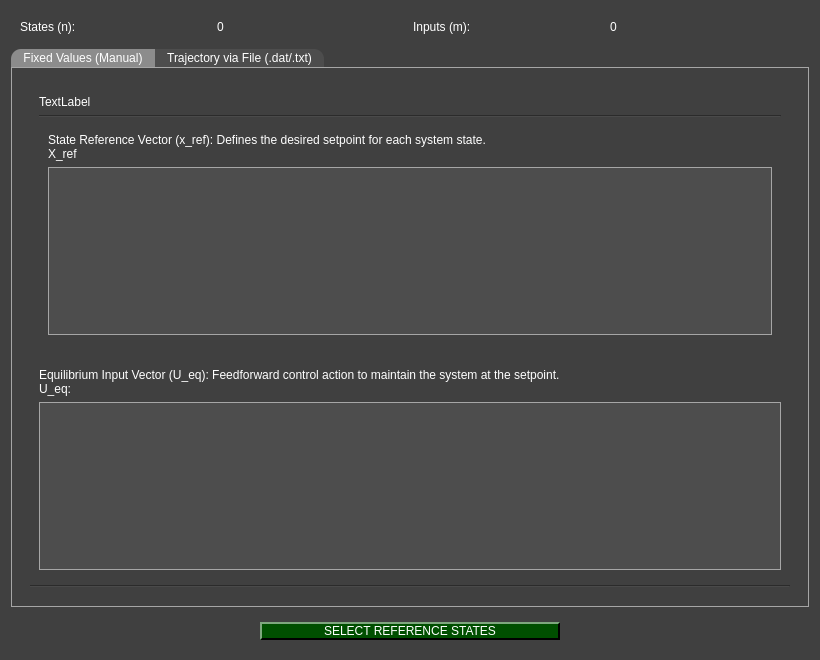
<?xml version="1.0" encoding="UTF-8"?>
<ui version="4.0">
 <class>Select_LQR_References</class>
 <widget class="QWidget" name="Select_LQR_References">
  <property name="geometry">
   <rect>
    <x>0</x>
    <y>0</y>
    <width>820</width>
    <height>660</height>
   </rect>
  </property>
  <property name="windowTitle">
   <string>Select LQR References</string>
  </property>
  <property name="styleSheet">
   <string notr="true">QWidget{
	background-color: rgb(64, 64, 64);
}

QTabWidget::pane { 
   border: 1px solid rgb(166, 166, 166);
}

QTabBar::tab {
  	background-color: rgb(77, 77, 77);
 }

 QTabBar::tab:selected {
  	background-color: rgb(140, 140, 140);
	padding-top: 2px;
	padding-bottom: 2px;
	padding-left: 12px;
	padding-right: 12px;
 }

 QTabBar::tab:selected:hover {
  	background-color: rgb(140, 140, 140);
	padding-top: 2px;
	padding-bottom: 2px;
	padding-left: 12px;
	padding-right: 12px;
 }

 QTabBar::tab:hover {
  	background-color: rgb(109, 109, 109);
	padding-top: 2px;
	padding-bottom: 2px;
	padding-left: 12px;
	padding-right: 12px;
 }

 QTabBar::tab:middle {
	border-right: 1px dashed rgb(166, 166, 166);
	border-left: 1px dashed rgb(166, 166, 166);
	padding-top: 2px;
	padding-bottom: 2px;
	padding-left: 12px;
	padding-right: 12px;
 }

 QTabBar::tab:last {
	border-top-right-radius: 10px;
	padding-top: 2px;
	padding-bottom: 2px;
	padding-left: 12px;
	padding-right: 12px;
 }

 QTabBar::tab:first {
	border-top-left-radius: 10px;
	padding-top: 2px;
	padding-bottom: 2px;
	padding-left: 12px;
	padding-right: 12px;
 }


QComboBox QAbstractItemView {
    background-color: rgb(77, 77, 77);
}

QComboBox QAbstractItemView::item:focus{
    background-color: rgb(140, 140, 140);
}

QDoubleSpinBox{
	background-color: rgb(77, 77, 77);
	
	border-top: 1.5px solid rgb(46, 46, 46);
	border-left: 1.5px solid rgb(46, 46, 46);

	border-bottom: 1.5px solid rgb(166, 166, 166);
	border-right: 1.5px solid rgb(166, 166, 166);
}

QDoubleSpinBox::up-button{
    image: url(:/imgs/drop_up_arrow.png);
	width: 11px;

	background-color: rgb(0, 79, 0);
	border-top: 1.5px solid rgb(127, 167, 127);
	border-left: 1.5px solid rgb(127, 167, 127);

	border-bottom: 1.5px solid rgb(0, 0, 0);
	border-right: 1.5px solid rgb(0, 0, 0);
}

QDoubleSpinBox::up-button:pressed{
	border: 2px solid rgb(255, 255, 255);
}

QDoubleSpinBox::up-button:hover{
	background-color: rgb(0, 50, 0);
}

QDoubleSpinBox::down-button{
    image: url(:/imgs/drop_down_arrow.png);
	width: 11px;

	background-color: rgb(0, 79, 0);
	border-top: 1.5px solid rgb(127, 167, 127);
	border-left: 1.5px solid rgb(127, 167, 127);

	border-bottom: 1.5px solid rgb(0, 0, 0);
	border-right: 1.5px solid rgb(0, 0, 0);
}

QDoubleSpinBox::down-button:pressed{
	border: 2px solid rgb(255, 255, 255);
}

QDoubleSpinBox::down-button:hover{
	background-color: rgb(0, 50, 0);
}

QWidget#centralwidget{
	background-color: rgb(64, 64, 64);
}

QWidget{
	color: rgb(255, 255, 255);
}

QComboBox{
	background-color: rgb(77, 77, 77);
	
	border-top: 1.5px solid rgb(46, 46, 46);
	border-left: 1.5px solid rgb(46, 46, 46);

	border-bottom: 1.5px solid rgb(166, 166, 166);
	border-right: 1.5px solid rgb(166, 166, 166);
}


QComboBox::drop-down{
	image: url(:/imgs/imgs/drop_down_arrow.png);
	width: 11px;

	background-color: rgb(0, 79, 0);
	border-top: 2px solid rgb(127, 167, 127);
	border-left: 2px solid rgb(127, 167, 127);

	border-bottom: 2px solid rgb(0, 0, 0);
	border-right: 2px solid rgb(0, 0, 0);
}

QComboBox::drop-down:hover{
	background-color: rgb(0, 50, 0);
}

QComboBox::drop-down:pressed{
	border: 2px solid rgb(255, 255, 255);
}

QPushButton{
	background-color: rgb(0, 79, 0);

	border-top: 1.5px solid rgb(127, 167, 127);
	border-left: 1.5px solid rgb(127, 167, 127);

	border-bottom: 1.5px solid rgb(0, 0, 0);
	border-right: 1.5px solid rgb(0, 0, 0);

	
	font: 12pt &quot;Helvetica&quot;;
	text-align:center;
}

QWidget{
	font: 12pt &quot;Helvetica&quot;;
}

QPushButton:hover{
	background-color: rgb(0, 50, 0);
}

QPushButton:pressed{
	border: 2px solid rgb(255, 255, 255);
}

QLineEdit{
	background-color: rgb(77, 77, 77);
	border-top: 1.5px solid rgb(46, 46, 46);
	border-left: 1.5px solid rgb(46, 46, 46);

	border-bottom: 1.5px solid rgb(166, 166, 166);
	border-right: 1.5px solid rgb(166, 166, 166);
}

QRadioButton::indicator{
	border-radius: 6px;
	border-top: 1.5px solid rgb(0, 0, 0);
	border-left: 1.5px solid rgb(0, 0, 0);

	border-bottom: 1.5px solid rgb(160, 160, 160);
	border-right: 1.5px solid rgb(160, 160, 160);
}

QRadioButton::indicator::checked{
	background-color: white;
}

QRadioButton::indicator::unchecked:hover{
	background-color: #9F9F9F;
}

QRadioButton::indicator::pressed{
	border: 1.5px solid #505050
}

QPushButton#reload_devices{
	image: url(:/imgs/imgs/reload.png);
	width: 11px;
	background-color: rgb(0, 79, 0);

	border-top: 1.5px solid rgb(127, 167, 127);
	border-left: 1.5px solid rgb(127, 167, 127);

	border-bottom: 1.5px solid rgb(0, 0, 0);
	border-right: 1.5px solid rgb(0, 0, 0);

	
	font: 12pt &quot;Helvetica&quot;;
	text-align:center;
}

QPushButton#reload_devices:hover{
	background-color: rgb(0, 50, 0);
}

QPushButton#reload_devices:pressed{
	border: 2px solid rgb(255, 255, 255);
}

QSpinBox{
	background-color: rgb(77, 77, 77);
	
	border-top: 1.5px solid rgb(46, 46, 46);
	border-left: 1.5px solid rgb(46, 46, 46);

	border-bottom: 1.5px solid rgb(166, 166, 166);
	border-right: 1.5px solid rgb(166, 166, 166);
}

QSpinBox::up-button{
    image: url(:/imgs/imgs/drop_up_arrow.png);
	width: 11px;

	background-color: rgb(0, 79, 0);
	border-top: 1.5px solid rgb(127, 167, 127);
	border-left: 1.5px solid rgb(127, 167, 127);

	border-bottom: 1.5px solid rgb(0, 0, 0);
	border-right: 1.5px solid rgb(0, 0, 0);
}

QSpinBox::up-button:pressed{
	border: 2px solid rgb(255, 255, 255);
}

QSpinBox::up-button:hover{
	background-color: rgb(0, 50, 0);
}

QSpinBox::down-button{
    image: url(:/imgs/imgs/drop_down_arrow.png);
	width: 11px;

	background-color: rgb(0, 79, 0);
	border-top: 1.5px solid rgb(127, 167, 127);
	border-left: 1.5px solid rgb(127, 167, 127);

	border-bottom: 1.5px solid rgb(0, 0, 0);
	border-right: 1.5px solid rgb(0, 0, 0);
}

QSpinBox::down-button:pressed{
	border: 2px solid rgb(255, 255, 255);
}

QSpinBox::down-button:hover{
	background-color: rgb(0, 50, 0);
}

QTableWidget {
    background-color: rgb(77, 77, 77);
    gridline-color: rgb(166, 166, 166);
    color: white; /* All text white */
    border: 1px solid rgb(166, 166, 166);
    font: 11pt &quot;Helvetica&quot;;
    selection-background-color: rgb(110, 110, 110); 
    selection-color: white;
}

QHeaderView::section {
    background-color: rgb(77, 77, 77);
    color: white;
    border: 1px solid rgb(166, 166, 166);
}

QTableWidget QLineEdit {
    background-color: rgb(90, 90, 90); 
    color: white;
    border: 1px solid rgb(166, 166, 166);
}

QTableWidget::item {
    color: white;
}

QTableWidget::item:selected {
    background-color: rgb(110, 110, 110);
    color: white;
}

QScrollBar:vertical {
     border: 1px solid rgb(140, 140, 140);
     background: rgb(140, 140, 140);
     width: 17px;
     margin: 17px 0 17px 0;
 }
QScrollBar::handle:vertical {
     background: rgb(0, 79, 0);
     min-height: 20px;
 }
QScrollBar::add-line:vertical {
	image: url(:/imgs/imgs/drop_down_arrow.png);
     border: 1px solid rgb(140, 140, 140);
     background: rgb(0, 79, 0);
     height: 15px;
     subcontrol-position: bottom;
     subcontrol-origin: margin;
 }

QScrollBar::sub-line:vertical {
	image: url(:/imgs/imgs/drop_up_arrow.png);
     border: 1px solid rgb(140, 140, 140);
     background: rgb(0, 79, 0);
     height: 15px;
     subcontrol-position: top;
     subcontrol-origin: margin;
 }

QScrollBar::add-line:vertical:pressed {
    border: 1px solid rgb(255, 255, 255);
	background: rgb(0, 79, 0)
 }

QScrollBar::sub-line:vertical:pressed {
	border: 1px solid rgb(255, 255, 255);
	background: rgb(0, 79, 0)
 }

QScrollBar::add-line:vertical:hover {
     background-color: rgb(0, 50, 0);
 }

QScrollBar::sub-line:vertical:hover {
    background-color: rgb(0, 50, 0);
 }

QScrollBar::handle:vertical:pressed {
    border: 1px solid rgb(255, 255, 255);
	background: rgb(0, 79, 0)
 }

QScrollBar::handle:vertical:hover {
    background-color: rgb(0, 50, 0);
 }

QScrollBar::add-page:vertical, QScrollBar::sub-page:vertical {
     background: none;
 }

QScrollArea{
	border: none;
}

QScrollBar:horizontal {
    border: 1px solid rgb(140, 140, 140);
    background: rgb(140, 140, 140);
    height: 17px;
    margin: 0 17px 0 17px; 
}

QScrollBar::handle:horizontal {
    background: rgb(0, 79, 0);
    min-width: 20px;
}

QScrollBar::add-line:horizontal {
    image: url(:/imgs/imgs/drop_right_arrow.png); 
    border: 1px solid rgb(140, 140, 140);
    background: rgb(0, 79, 0);
    width: 15px;
    subcontrol-position: right;
    subcontrol-origin: margin;
}

QScrollBar::sub-line:horizontal {
    image: url(:/imgs/imgs/drop_left_arrow.png);
    border: 1px solid rgb(140, 140, 140);
    background: rgb(0, 79, 0);
    width: 15px;
    subcontrol-position: left;
    subcontrol-origin: margin;
}

QScrollBar::add-line:horizontal:pressed, QScrollBar::sub-line:horizontal:pressed, QScrollBar::handle:horizontal:pressed {
    border: 1px solid rgb(255, 255, 255);
    background: rgb(0, 79, 0);
}

QScrollBar::add-line:horizontal:hover, QScrollBar::sub-line:horizontal:hover, QScrollBar::handle:horizontal:hover {
    background-color: rgb(0, 50, 0);
}

QScrollBar::add-page:horizontal, QScrollBar::sub-page:horizontal {
    background: none;
}
</string>
  </property>
  <property name="locale">
   <locale language="English" country="UnitedStates"/>
  </property>
  <layout class="QGridLayout" name="gridLayout">
   <item row="0" column="0">
    <widget class="QWidget" name="header" native="true">
     <layout class="QGridLayout" name="gridLayout_3">
      <item row="0" column="2">
       <widget class="QLabel" name="label_input">
        <property name="text">
         <string>Inputs (m):</string>
        </property>
       </widget>
      </item>
      <item row="0" column="0">
       <widget class="QLabel" name="label_states">
        <property name="text">
         <string>States (n):</string>
        </property>
       </widget>
      </item>
      <item row="0" column="1">
       <widget class="QLabel" name="nl_states">
        <property name="text">
         <string>0</string>
        </property>
       </widget>
      </item>
      <item row="0" column="3">
       <widget class="QLabel" name="nl_inputs">
        <property name="text">
         <string>0</string>
        </property>
       </widget>
      </item>
     </layout>
    </widget>
   </item>
   <item row="1" column="0">
    <widget class="QTabWidget" name="tabWidget_refs">
     <property name="currentIndex">
      <number>0</number>
     </property>
     <widget class="QWidget" name="tab_manual">
      <attribute name="title">
       <string>Fixed Values (Manual)</string>
      </attribute>
      <layout class="QGridLayout" name="gridLayout_5">
       <item row="0" column="0">
        <widget class="QScrollArea" name="scrollArea">
         <property name="widgetResizable">
          <bool>true</bool>
         </property>
         <widget class="QWidget" name="scrollAreaWidgetContents">
          <property name="geometry">
           <rect>
            <x>0</x>
            <y>0</y>
            <width>782</width>
            <height>509</height>
           </rect>
          </property>
          <layout class="QGridLayout" name="gridLayout_2">
           <item row="0" column="0">
            <widget class="QWidget" name="widget" native="true">
             <layout class="QGridLayout" name="gridLayout_4">
              <item row="0" column="0">
               <widget class="QLabel" name="label_2">
                <property name="text">
                 <string>TextLabel</string>
                </property>
               </widget>
              </item>
              <item row="2" column="0">
               <widget class="QWidget" name="Matrix_X" native="true">
                <layout class="QVBoxLayout" name="verticalLayout">
                 <item>
                  <widget class="QLabel" name="labelX">
                   <property name="text">
                    <string>&lt;html&gt;&lt;head/&gt;&lt;body&gt;&lt;p&gt;State Reference Vector (&lt;span style=&quot; font-family:'Google Sans Text','sans-serif';&quot;&gt;x_ref&lt;/span&gt;): Defines the desired setpoint for each system state.&lt;br/&gt;X_ref&lt;/p&gt;&lt;/body&gt;&lt;/html&gt;</string>
                   </property>
                  </widget>
                 </item>
                 <item>
                  <widget class="QTableWidget" name="tableX"/>
                 </item>
                </layout>
               </widget>
              </item>
              <item row="1" column="0">
               <widget class="Line" name="line_header">
                <property name="orientation">
                 <enum>Qt::Orientation::Horizontal</enum>
                </property>
               </widget>
              </item>
             </layout>
            </widget>
           </item>
           <item row="4" column="0">
            <widget class="Line" name="line_bottom">
             <property name="orientation">
              <enum>Qt::Orientation::Horizontal</enum>
             </property>
            </widget>
           </item>
           <item row="1" column="0">
            <widget class="QWidget" name="Matrix_U" native="true">
             <layout class="QVBoxLayout" name="verticalLayout_2">
              <item>
               <widget class="QLabel" name="labelU">
                <property name="text">
                 <string>&lt;html&gt;&lt;head/&gt;&lt;body&gt;&lt;p&gt;Equilibrium Input Vector (&lt;span style=&quot; font-family:'Google Sans Text','sans-serif';&quot;&gt;U_eq&lt;/span&gt;): Feedforward control action to maintain the system at the setpoint.&lt;br/&gt;U_eq:&lt;/p&gt;&lt;/body&gt;&lt;/html&gt;</string>
                </property>
               </widget>
              </item>
              <item>
               <widget class="QTableWidget" name="tableU"/>
              </item>
             </layout>
            </widget>
           </item>
          </layout>
         </widget>
        </widget>
       </item>
      </layout>
     </widget>
     <widget class="QWidget" name="tab_file">
      <attribute name="title">
       <string>Trajectory via File (.dat/.txt)</string>
      </attribute>
      <layout class="QGridLayout" name="gridLayout_7">
       <item row="0" column="0">
        <widget class="QScrollArea" name="scrollArea_2">
         <property name="widgetResizable">
          <bool>true</bool>
         </property>
         <widget class="QWidget" name="scrollAreaWidgetContents_2">
          <property name="geometry">
           <rect>
            <x>0</x>
            <y>0</y>
            <width>782</width>
            <height>509</height>
           </rect>
          </property>
          <layout class="QGridLayout" name="gridLayout_8">
           <item row="0" column="0" rowspan="2" alignment="Qt::AlignmentFlag::AlignTop">
            <widget class="QWidget" name="widget_2" native="true">
             <layout class="QGridLayout" name="gridLayout_9">
              <item row="3" column="0">
               <widget class="QWidget" name="widget_4" native="true">
                <layout class="QGridLayout" name="gridLayout_11">
                 <item row="0" column="1">
                  <widget class="QLineEdit" name="path_x_ref"/>
                 </item>
                 <item row="0" column="2">
                  <widget class="QPushButton" name="btn_browse_x">
                   <property name="minimumSize">
                    <size>
                     <width>85</width>
                     <height>30</height>
                    </size>
                   </property>
                   <property name="text">
                    <string>BROWSE</string>
                   </property>
                  </widget>
                 </item>
                 <item row="0" column="0">
                  <widget class="QLabel" name="label_x">
                   <property name="text">
                    <string>File path for X_ref (Mandatory):</string>
                   </property>
                  </widget>
                 </item>
                 <item row="1" column="0">
                  <widget class="QLabel" name="label_u">
                   <property name="text">
                    <string>File path for U_eq (Optional - Default 0):</string>
                   </property>
                  </widget>
                 </item>
                 <item row="1" column="1">
                  <widget class="QLineEdit" name="path_u_eq"/>
                 </item>
                 <item row="1" column="2">
                  <widget class="QPushButton" name="btn_browse_u">
                   <property name="minimumSize">
                    <size>
                     <width>0</width>
                     <height>30</height>
                    </size>
                   </property>
                   <property name="text">
                    <string>BROWSE</string>
                   </property>
                  </widget>
                 </item>
                </layout>
               </widget>
              </item>
              <item row="2" column="0">
               <widget class="QWidget" name="widget_3" native="true">
                <layout class="QGridLayout" name="gridLayout_10">
                 <item row="0" column="0">
                  <widget class="QLabel" name="label">
                   <property name="text">
                    <string>The file must contain one column per channel. 1 Row = Fixed Regulator | Mutiple Rows = Trajectory.</string>
                   </property>
                  </widget>
                 </item>
                </layout>
               </widget>
              </item>
              <item row="4" column="0">
               <widget class="QWidget" name="widget_5" native="true">
                <layout class="QGridLayout" name="gridLayout_12"/>
               </widget>
              </item>
             </layout>
            </widget>
           </item>
          </layout>
         </widget>
        </widget>
       </item>
      </layout>
     </widget>
    </widget>
   </item>
   <item row="2" column="0">
    <widget class="QWidget" name="bottom" native="true">
     <layout class="QGridLayout" name="gridLayout_6">
      <item row="1" column="0">
       <widget class="QPushButton" name="select_button">
        <property name="minimumSize">
         <size>
          <width>300</width>
          <height>0</height>
         </size>
        </property>
        <property name="maximumSize">
         <size>
          <width>200</width>
          <height>16777215</height>
         </size>
        </property>
        <property name="text">
         <string>SELECT REFERENCE STATES</string>
        </property>
       </widget>
      </item>
     </layout>
    </widget>
   </item>
  </layout>
 </widget>
 <resources>
  <include location="resources_1.qrc"/>
 </resources>
 <connections/>
</ui>
